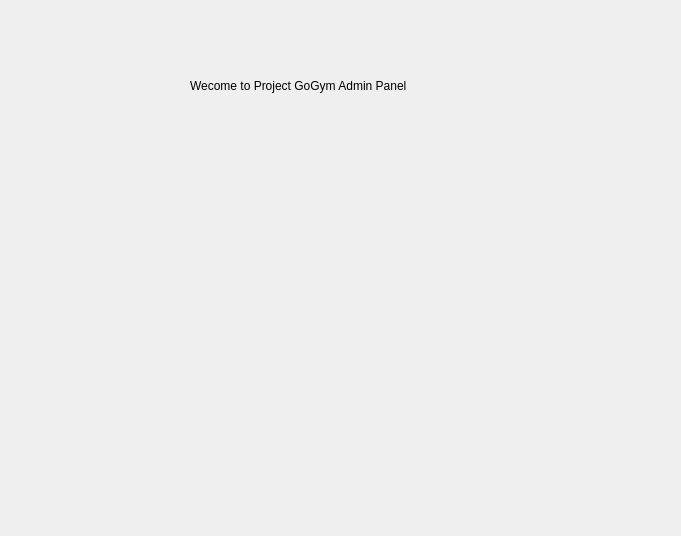
<?xml version="1.0" encoding="UTF-8"?>
<ui version="4.0">
 <class>secondBox</class>
 <widget class="QDialog" name="secondBox">
  <property name="geometry">
   <rect>
    <x>0</x>
    <y>0</y>
    <width>681</width>
    <height>536</height>
   </rect>
  </property>
  <property name="windowTitle">
   <string>Dialog</string>
  </property>
  <widget class="QLabel" name="label">
   <property name="geometry">
    <rect>
     <x>190</x>
     <y>20</y>
     <width>281</width>
     <height>131</height>
    </rect>
   </property>
   <property name="sizePolicy">
    <sizepolicy hsizetype="Preferred" vsizetype="Preferred">
     <horstretch>0</horstretch>
     <verstretch>0</verstretch>
    </sizepolicy>
   </property>
   <property name="text">
    <string>Wecome to Project GoGym Admin Panel</string>
   </property>
  </widget>
 </widget>
 <resources/>
 <connections/>
</ui>
